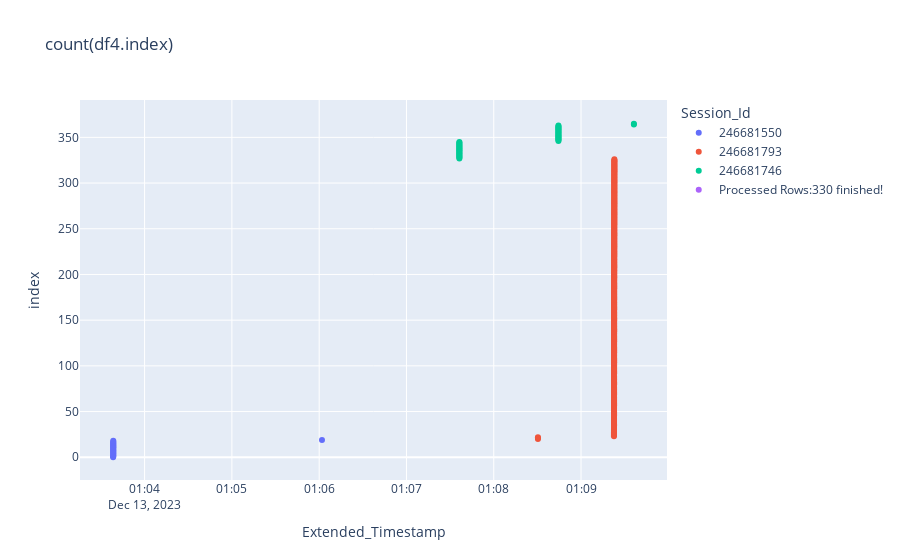

This figure's notebook cell:
### Code cell
import plotly.express as px

# Plotlyを使用してデータをプロット
# fig = px.scatter(df, x='Extended_Timestamp', y='EntryId', title=f"count(EntryId)",color='Session_Id')
fig = px.scatter(df4, x='Extended_Timestamp', y=df4.index, title=f"count(df4.index)",color='Session_Id',hover_name="table", hover_data=["DB_User","Userhost","schema","table"])
fig.show()

### Figure 1 — Plotly figure (JSON) as saved in the notebook; plotly's stock layout.template omitted (floating-point values rounded to 4 significant figures; data arrays with more than 128 entries replaced by an {"elided": "..."} marker saying what was removed)
{"data": [{"customdata": [["HANBAI", "eigyt", null, null], ["HANBAI", "eigyt", "全社大_自社需要_ビＳ", "需給単位"], ["HANBAI", "eigyt", "全社大_自社需要_ビＳ", "需給契約"], ["HANBAI", "eigyt", "全社大_自社需要_ビＳ", "料金内訳履歴"], ["HANBAI", "eigyt", "全社大_自社需要_ビＳ", "需給単位"], ["HANBAI", "eigyt", "全社大_自社需要_ビＳ", "需給契約"], ["HANBAI", "eigyt", "全社大_自社需要_ビＳ", "料金内訳履歴"], ["HANBAI", "eigyt", "全社大_自社需要_ビＳ", "需給単位"], ["HANBAI", "eigyt", "全社大_自社需要_ビＳ", "需給契約"], ["HANBAI", "eigyt", "全社大_自社需要_ビＳ", "料金内訳履歴"], ["HANBAI", "eigyt", "全社大_自社需要_ビＳ", "需給単位"], ["HANBAI", "eigyt", "全社大_自社需要_ビＳ", "需給契約"], ["HANBAI", "eigyt", "全社大_自社需要_ビＳ", "料金内訳履歴"], ["HANBAI", "eigyt", "全社大_自社需要_ビＳ", "需給単位"], ["HANBAI", "eigyt", "全社大_自社需要_ビＳ", "需給契約"], ["HANBAI", "eigyt", "全社大_自社需要_ビＳ", "料金内訳履歴"], ["HANBAI", "eigyt", "全社大_自社需要_ビＳ", "需給単位"], ["HANBAI", "eigyt", "全社大_自社需要_ビＳ", "需給契約"], ["HANBAI", "eigyt", "全社大_自社需要_ビＳ", "料金内訳履歴"], ["HANBAI", "eigyt", null, null]], "hovertemplate": "<b>%{hovertext}</b><br><br>Session_Id=246681550<br>Extended_Timestamp=%{x}<br>index=%{y}<br>DB_User=%{customdata[0]}<br>Userhost=%{customdata[1]}<br>schema=%{customdata[2]}<br>table=%{customdata[3]}<extra></extra>", "hovertext": [null, "需給単位", "需給契約", "料金内訳履歴", "需給単位", "需給契約", "料金内訳履歴", "需給単位", "需給契約", "料金内訳履歴", "需給単位", "需給契約", "料金内訳履歴", "需給単位", "需給契約", "料金内訳履歴", "需給単位", "需給契約", "料金内訳履歴", null], "legendgroup": "246681550", "marker": {"color": "#636efa", "symbol": "circle"}, "mode": "markers", "name": "246681550", "orientation": "v", "showlegend": true, "type": "scatter", "x": ["2023-12-13T01:03:38.343978Z", "2023-12-13T01:03:38.460576Z", "2023-12-13T01:03:38.460576Z", "2023-12-13T01:03:38.460576Z", "2023-12-13T01:03:38.460729Z", "2023-12-13T01:03:38.460729Z", "2023-12-13T01:03:38.460729Z", "2023-12-13T01:03:38.460827Z", "2023-12-13T01:03:38.460827Z", "2023-12-13T01:03:38.460827Z", "2023-12-13T01:03:38.460930Z", "2023-12-13T01:03:38.460930Z", "2023-12-13T01:03:38.460930Z", "2023-12-13T01:03:38.461026Z", "2023-12-13T01:03:38.461026Z", "2023-12-13T01:03:38.461026Z", "2023-12-13T01:03:38.461132Z", "2023-12-13T01:03:38.461132Z", "2023-12-13T01:03:38.461132Z", "2023-12-13T01:06:01.930066Z"], "xaxis": "x", "y": [0, 1, 2, 3, 4, 5, 6, 7, 8, 9, 10, 11, 12, 13, 14, 15, 16, 17, 18, 19], "yaxis": "y"}, {"customdata": {"elided": "307x4 str values"}, "hovertemplate": "<b>%{hovertext}</b><br><br>Session_Id=246681793<br>Extended_Timestamp=%{x}<br>index=%{y}<br>DB_User=%{customdata[0]}<br>Userhost=%{customdata[1]}<br>schema=%{customdata[2]}<br>table=%{customdata[3]}<extra></extra>", "hovertext": {"elided": "307 str values"}, "legendgroup": "246681793", "marker": {"color": "#EF553B", "symbol": "circle"}, "mode": "markers", "name": "246681793", "orientation": "v", "showlegend": true, "type": "scatter", "x": {"elided": "307 str values"}, "xaxis": "x", "y": {"elided": "307 int values"}, "yaxis": "y"}, {"customdata": {"elided": "39x4 str values"}, "hovertemplate": "<b>%{hovertext}</b><br><br>Session_Id=246681746<br>Extended_Timestamp=%{x}<br>index=%{y}<br>DB_User=%{customdata[0]}<br>Userhost=%{customdata[1]}<br>schema=%{customdata[2]}<br>table=%{customdata[3]}<extra></extra>", "hovertext": [null, "需給単位", "需給契約", "料金内訳履歴", "需給単位", "需給契約", "料金内訳履歴", "需給単位", "需給契約", "料金内訳履歴", "需給単位", "需給契約", "料金内訳履歴", "需給単位", "需給契約", "料金内訳履歴", "需給単位", "需給契約", "料金内訳履歴", "需給単位", "需給契約", "料金内訳履歴", "需給単位", "需給契約", "料金内訳履歴", "需給単位", "需給契約", "料金内訳履歴", "需給単位", "需給契約", "料金内訳履歴", "需給単位", "需給契約", "料金内訳履歴", "需給単位", "需給契約", "料金内訳履歴", "料金内訳履歴", "料金内訳履歴"], "legendgroup": "246681746", "marker": {"color": "#00cc96", "symbol": "circle"}, "mode": "markers", "name": "246681746", "orientation": "v", "showlegend": true, "type": "scatter", "x": ["2023-12-13T01:07:36.371653Z", "2023-12-13T01:07:36.377169Z", "2023-12-13T01:07:36.377169Z", "2023-12-13T01:07:36.377169Z", "2023-12-13T01:07:36.377304Z", "2023-12-13T01:07:36.377304Z", "2023-12-13T01:07:36.377304Z", "2023-12-13T01:07:36.377401Z", "2023-12-13T01:07:36.377401Z", "2023-12-13T01:07:36.377401Z", "2023-12-13T01:07:36.377497Z", "2023-12-13T01:07:36.377497Z", "2023-12-13T01:07:36.377497Z", "2023-12-13T01:07:36.377592Z", "2023-12-13T01:07:36.377592Z", "2023-12-13T01:07:36.377592Z", "2023-12-13T01:07:36.377686Z", "2023-12-13T01:07:36.377686Z", "2023-12-13T01:07:36.377686Z", "2023-12-13T01:08:44.466335Z", "2023-12-13T01:08:44.466335Z", "2023-12-13T01:08:44.466335Z", "2023-12-13T01:08:44.466559Z", "2023-12-13T01:08:44.466559Z", "2023-12-13T01:08:44.466559Z", "2023-12-13T01:08:44.466737Z", "2023-12-13T01:08:44.466737Z", "2023-12-13T01:08:44.466737Z", "2023-12-13T01:08:44.466910Z", "2023-12-13T01:08:44.466910Z", "2023-12-13T01:08:44.466910Z", "2023-12-13T01:08:44.467081Z", "2023-12-13T01:08:44.467081Z", "2023-12-13T01:08:44.467081Z", "2023-12-13T01:08:44.467252Z", "2023-12-13T01:08:44.467252Z", "2023-12-13T01:08:44.467252Z", "2023-12-13T01:09:36.339984Z", "2023-12-13T01:09:36.340096Z"], "xaxis": "x", "y": [327, 328, 329, 330, 331, 332, 333, 334, 335, 336, 337, 338, 339, 340, 341, 342, 343, 344, 345, 346, 347, 348, 349, 350, 351, 352, 353, 354, 355, 356, 357, 358, 359, 360, 361, 362, 363, 364, 365], "yaxis": "y"}, {"customdata": [[null, null, null, null]], "hovertemplate": "<b>%{hovertext}</b><br><br>Session_Id=Processed Rows:330 finished!<br>Extended_Timestamp=%{x}<br>index=%{y}<br>DB_User=%{customdata[0]}<br>Userhost=%{customdata[1]}<br>schema=%{customdata[2]}<br>table=%{customdata[3]}<extra></extra>", "hovertext": [null], "legendgroup": "Processed Rows:330 finished!", "marker": {"color": "#ab63fa", "symbol": "circle"}, "mode": "markers", "name": "Processed Rows:330 finished!", "orientation": "v", "showlegend": true, "type": "scatter", "x": [null], "xaxis": "x", "y": [366], "yaxis": "y"}], "layout": {"legend": {"title": {"text": "Session_Id"}, "tracegroupgap": 0}, "title": {"text": "count(df4.index)"}, "xaxis": {"anchor": "y", "domain": [0, 1], "title": {"text": "Extended_Timestamp"}}, "yaxis": {"anchor": "x", "domain": [0, 1], "title": {"text": "index"}}}}
